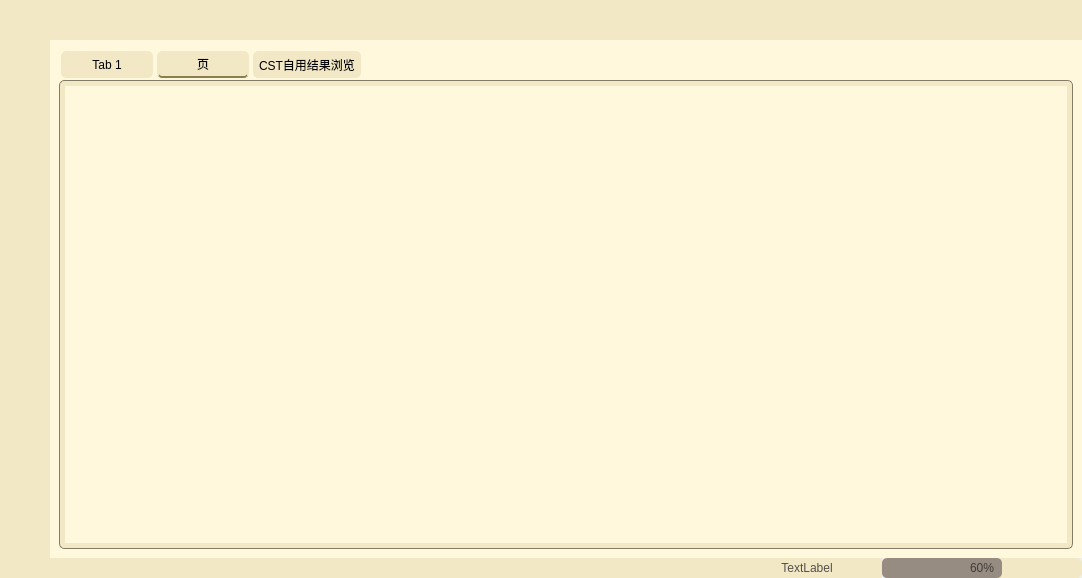
<?xml version="1.0" encoding="UTF-8"?>
<ui version="4.0">
 <class>Form</class>
 <widget class="QWidget" name="Form">
  <property name="enabled">
   <bool>true</bool>
  </property>
  <property name="geometry">
   <rect>
    <x>0</x>
    <y>0</y>
    <width>1082</width>
    <height>578</height>
   </rect>
  </property>
  <property name="sizePolicy">
   <sizepolicy hsizetype="Preferred" vsizetype="Preferred">
    <horstretch>0</horstretch>
    <verstretch>0</verstretch>
   </sizepolicy>
  </property>
  <property name="minimumSize">
   <size>
    <width>0</width>
    <height>20</height>
   </size>
  </property>
  <property name="windowTitle">
   <string>CocoaBall</string>
  </property>
  <property name="windowIcon">
   <iconset>
    <normaloff>:/Main/yarn-ball.png</normaloff>:/Main/yarn-ball.png</iconset>
  </property>
  <property name="styleSheet">
   <string notr="true"/>
  </property>
  <layout class="QVBoxLayout" name="verticalLayout_4">
   <property name="spacing">
    <number>0</number>
   </property>
   <property name="leftMargin">
    <number>0</number>
   </property>
   <property name="topMargin">
    <number>0</number>
   </property>
   <property name="rightMargin">
    <number>0</number>
   </property>
   <property name="bottomMargin">
    <number>0</number>
   </property>
   <item>
    <layout class="QVBoxLayout" name="verticalLayout_3">
     <property name="spacing">
      <number>0</number>
     </property>
     <property name="sizeConstraint">
      <enum>QLayout::SizeConstraint::SetNoConstraint</enum>
     </property>
     <item>
      <layout class="QHBoxLayout" name="horizontalLayout">
       <property name="spacing">
        <number>0</number>
       </property>
       <item>
        <widget class="QPushButton" name="pbSwitchTheme">
         <property name="minimumSize">
          <size>
           <width>50</width>
           <height>40</height>
          </size>
         </property>
         <property name="maximumSize">
          <size>
           <width>50</width>
           <height>40</height>
          </size>
         </property>
         <property name="styleSheet">
          <string notr="true">QPushButton {
    background-color: #F2E8C6;
    color: white;
    padding: 0px 0px;
    border-radius: 0px;
}

QPushButton:hover {
   icon:url(:/Main/yarn-ball (1).png);
}
</string>
         </property>
         <property name="text">
          <string/>
         </property>
         <property name="icon">
          <iconset>
           <normaloff>:/Main/yarn-ball.png</normaloff>:/Main/yarn-ball.png</iconset>
         </property>
         <property name="iconSize">
          <size>
           <width>30</width>
           <height>30</height>
          </size>
         </property>
        </widget>
       </item>
       <item>
        <widget class="QFrame" name="frame">
         <property name="minimumSize">
          <size>
           <width>200</width>
           <height>40</height>
          </size>
         </property>
         <property name="maximumSize">
          <size>
           <width>16777215</width>
           <height>40</height>
          </size>
         </property>
         <property name="styleSheet">
          <string notr="true">background-color: #F2E8C6;color: white;padding: 0px 0px;border-radius: 0px;
</string>
         </property>
         <property name="frameShape">
          <enum>QFrame::Shape::StyledPanel</enum>
         </property>
         <property name="frameShadow">
          <enum>QFrame::Shadow::Raised</enum>
         </property>
        </widget>
       </item>
       <item>
        <widget class="QPushButton" name="pbMinimize">
         <property name="minimumSize">
          <size>
           <width>50</width>
           <height>40</height>
          </size>
         </property>
         <property name="maximumSize">
          <size>
           <width>50</width>
           <height>40</height>
          </size>
         </property>
         <property name="cursor">
          <cursorShape>PointingHandCursor</cursorShape>
         </property>
         <property name="styleSheet">
          <string notr="true">QPushButton {
    background-color: #F2E8C6;
    color: white;
    padding: 0px 0px;
    border-radius: 0px;
}

QPushButton:hover {
    background-color: #DAD4B5;
}
</string>
         </property>
         <property name="text">
          <string/>
         </property>
         <property name="icon">
          <iconset>
           <normaloff>:/Main/minus-small.png</normaloff>:/Main/minus-small.png</iconset>
         </property>
         <property name="iconSize">
          <size>
           <width>20</width>
           <height>20</height>
          </size>
         </property>
        </widget>
       </item>
       <item>
        <widget class="QPushButton" name="pbWindow">
         <property name="minimumSize">
          <size>
           <width>50</width>
           <height>40</height>
          </size>
         </property>
         <property name="maximumSize">
          <size>
           <width>50</width>
           <height>40</height>
          </size>
         </property>
         <property name="cursor">
          <cursorShape>PointingHandCursor</cursorShape>
         </property>
         <property name="styleSheet">
          <string notr="true">QPushButton {
    background-color: #F2E8C6;
    color: white;
    padding: 0px 0px;
    border-radius: 0px;
}

QPushButton:hover {
    background-color: #DAD4B5;
}
</string>
         </property>
         <property name="text">
          <string/>
         </property>
         <property name="icon">
          <iconset>
           <normaloff>:/Main/window-restore.png</normaloff>:/Main/window-restore.png</iconset>
         </property>
        </widget>
       </item>
       <item>
        <widget class="QPushButton" name="pbClose">
         <property name="minimumSize">
          <size>
           <width>50</width>
           <height>40</height>
          </size>
         </property>
         <property name="maximumSize">
          <size>
           <width>50</width>
           <height>40</height>
          </size>
         </property>
         <property name="cursor">
          <cursorShape>PointingHandCursor</cursorShape>
         </property>
         <property name="styleSheet">
          <string notr="true">QPushButton {
    background-color: #F2E8C6;
    color: white;
    padding: 0px 0px;
    border-radius: 0px;
}

QPushButton:hover {
    background-color: #982B1C;
}
</string>
         </property>
         <property name="text">
          <string/>
         </property>
         <property name="icon">
          <iconset>
           <normaloff>:/Main/cross-small.png</normaloff>:/Main/cross-small.png</iconset>
         </property>
         <property name="iconSize">
          <size>
           <width>20</width>
           <height>20</height>
          </size>
         </property>
        </widget>
       </item>
      </layout>
     </item>
     <item>
      <layout class="QGridLayout" name="gridLayout">
       <property name="spacing">
        <number>0</number>
       </property>
       <item row="0" column="0">
        <widget class="QWidget" name="widget" native="true">
         <property name="minimumSize">
          <size>
           <width>50</width>
           <height>200</height>
          </size>
         </property>
         <property name="maximumSize">
          <size>
           <width>50</width>
           <height>16777215</height>
          </size>
         </property>
         <property name="styleSheet">
          <string notr="true">background-color: #F2E8C6;color: white;padding: 0px 0px;border-radius: 0px;
</string>
         </property>
         <layout class="QHBoxLayout" name="horizontalLayout_3">
          <item>
           <layout class="QVBoxLayout" name="verticalLayout" stretch="0,0,0,0,0,0,0">
            <property name="spacing">
             <number>0</number>
            </property>
            <property name="sizeConstraint">
             <enum>QLayout::SizeConstraint::SetMinAndMaxSize</enum>
            </property>
            <item>
             <widget class="QPushButton" name="pbMain">
              <property name="minimumSize">
               <size>
                <width>30</width>
                <height>30</height>
               </size>
              </property>
              <property name="maximumSize">
               <size>
                <width>30</width>
                <height>30</height>
               </size>
              </property>
              <property name="font">
               <font>
                <pointsize>15</pointsize>
               </font>
              </property>
              <property name="cursor">
               <cursorShape>PointingHandCursor</cursorShape>
              </property>
              <property name="styleSheet">
               <string notr="true">QPushButton {
    background-color: #F2E8C6;
    color: #F7C566;
    padding: 0px 0px;
    border-radius: 5px;
}

QPushButton:hover {
	 icon: url(:/Main/data-transfer (1).png);
	background-color:#DAD4B5;
}
QPushButton:checked {
    background-color: #DAD4B5;
}</string>
              </property>
              <property name="text">
               <string/>
              </property>
              <property name="icon">
               <iconset>
                <normaloff>:/Main/data-transfer.png</normaloff>:/Main/data-transfer.png</iconset>
              </property>
              <property name="iconSize">
               <size>
                <width>20</width>
                <height>20</height>
               </size>
              </property>
              <property name="checkable">
               <bool>true</bool>
              </property>
             </widget>
            </item>
            <item>
             <widget class="QPushButton" name="pbCalculator">
              <property name="minimumSize">
               <size>
                <width>30</width>
                <height>30</height>
               </size>
              </property>
              <property name="maximumSize">
               <size>
                <width>30</width>
                <height>30</height>
               </size>
              </property>
              <property name="font">
               <font>
                <pointsize>15</pointsize>
               </font>
              </property>
              <property name="cursor">
               <cursorShape>PointingHandCursor</cursorShape>
              </property>
              <property name="styleSheet">
               <string notr="true">QPushButton {
    background-color: #F2E8C6;
    color: #F7C566;
    padding: 0px 0px;
    border-radius: 5px;
}

QPushButton:hover {
    icon:url(:/Main/calculator (1).png);
	background-color:#DAD4B5;
}
</string>
              </property>
              <property name="text">
               <string/>
              </property>
              <property name="icon">
               <iconset>
                <normaloff>:/Main/calculator.png</normaloff>:/Main/calculator.png</iconset>
              </property>
              <property name="iconSize">
               <size>
                <width>20</width>
                <height>20</height>
               </size>
              </property>
              <property name="checkable">
               <bool>true</bool>
              </property>
             </widget>
            </item>
            <item>
             <widget class="QPushButton" name="pbTranslate">
              <property name="minimumSize">
               <size>
                <width>30</width>
                <height>30</height>
               </size>
              </property>
              <property name="maximumSize">
               <size>
                <width>30</width>
                <height>30</height>
               </size>
              </property>
              <property name="font">
               <font>
                <pointsize>15</pointsize>
               </font>
              </property>
              <property name="cursor">
               <cursorShape>PointingHandCursor</cursorShape>
              </property>
              <property name="styleSheet">
               <string notr="true">QPushButton {
    background-color: #F2E8C6;
    color: #F7C566;
    padding: 0px 0px;
    border-radius: 5px;
}

QPushButton:hover {
    icon:url(:/Main/translate (1).png);
	background-color:#DAD4B5;
}
</string>
              </property>
              <property name="text">
               <string/>
              </property>
              <property name="icon">
               <iconset>
                <normaloff>:/Main/translate.png</normaloff>:/Main/translate.png</iconset>
              </property>
              <property name="iconSize">
               <size>
                <width>20</width>
                <height>20</height>
               </size>
              </property>
              <property name="checkable">
               <bool>true</bool>
              </property>
             </widget>
            </item>
            <item>
             <widget class="QPushButton" name="pbAiChat">
              <property name="minimumSize">
               <size>
                <width>30</width>
                <height>30</height>
               </size>
              </property>
              <property name="maximumSize">
               <size>
                <width>30</width>
                <height>30</height>
               </size>
              </property>
              <property name="font">
               <font>
                <pointsize>15</pointsize>
               </font>
              </property>
              <property name="cursor">
               <cursorShape>PointingHandCursor</cursorShape>
              </property>
              <property name="styleSheet">
               <string notr="true">QPushButton {
    background-color: #F2E8C6;
    color: #F7C566;
    padding: 0px 0px;
    border-radius: 5px;
}

QPushButton:hover {
    icon:url(:/Main/mobile-message (1).png);
	background-color:#DAD4B5;
}
</string>
              </property>
              <property name="text">
               <string/>
              </property>
              <property name="icon">
               <iconset>
                <normaloff>:/Main/mobile-message.png</normaloff>:/Main/mobile-message.png</iconset>
              </property>
              <property name="iconSize">
               <size>
                <width>20</width>
                <height>20</height>
               </size>
              </property>
              <property name="checkable">
               <bool>true</bool>
              </property>
             </widget>
            </item>
            <item>
             <spacer name="verticalSpacer">
              <property name="orientation">
               <enum>Qt::Orientation::Vertical</enum>
              </property>
              <property name="sizeHint" stdset="0">
               <size>
                <width>20</width>
                <height>40</height>
               </size>
              </property>
             </spacer>
            </item>
            <item>
             <widget class="QPushButton" name="pbInfo">
              <property name="minimumSize">
               <size>
                <width>30</width>
                <height>30</height>
               </size>
              </property>
              <property name="maximumSize">
               <size>
                <width>30</width>
                <height>30</height>
               </size>
              </property>
              <property name="font">
               <font>
                <pointsize>15</pointsize>
               </font>
              </property>
              <property name="cursor">
               <cursorShape>PointingHandCursor</cursorShape>
              </property>
              <property name="styleSheet">
               <string notr="true">QPushButton {
    background-color: #F2E8C6;
    color: #F7C566;
    padding: 0px 0px;
    border-radius: 5px;
}

QPushButton:hover {
	 icon: url(:/Main/info-.png);
	background-color:#DAD4B5;
}
</string>
              </property>
              <property name="text">
               <string/>
              </property>
              <property name="icon">
               <iconset>
                <normaloff>:/Main/info.png</normaloff>:/Main/info.png</iconset>
              </property>
              <property name="iconSize">
               <size>
                <width>19</width>
                <height>19</height>
               </size>
              </property>
              <property name="checkable">
               <bool>true</bool>
              </property>
             </widget>
            </item>
            <item>
             <widget class="QPushButton" name="pbSetting">
              <property name="minimumSize">
               <size>
                <width>30</width>
                <height>30</height>
               </size>
              </property>
              <property name="maximumSize">
               <size>
                <width>30</width>
                <height>30</height>
               </size>
              </property>
              <property name="font">
               <font>
                <pointsize>15</pointsize>
               </font>
              </property>
              <property name="cursor">
               <cursorShape>PointingHandCursor</cursorShape>
              </property>
              <property name="tabletTracking">
               <bool>false</bool>
              </property>
              <property name="styleSheet">
               <string notr="true">QPushButton {
    background-color: #F2E8C6;
    color: #F7C566;
    padding: 0px 0px;
    border-radius: 5px;
}

QPushButton:hover {
	 icon: url(:/Main/customization-cogwheel-.png);
	background-color:#DAD4B5;
}
</string>
              </property>
              <property name="text">
               <string/>
              </property>
              <property name="icon">
               <iconset>
                <normaloff>:/Main/customization-cogwheel.png</normaloff>:/Main/customization-cogwheel.png</iconset>
              </property>
              <property name="iconSize">
               <size>
                <width>20</width>
                <height>20</height>
               </size>
              </property>
              <property name="checkable">
               <bool>true</bool>
              </property>
              <property name="autoDefault">
               <bool>false</bool>
              </property>
              <property name="flat">
               <bool>false</bool>
              </property>
             </widget>
            </item>
           </layout>
          </item>
         </layout>
        </widget>
       </item>
       <item row="0" column="1">
        <widget class="QStackedWidget" name="stackedWidget">
         <property name="contextMenuPolicy">
          <enum>Qt::ContextMenuPolicy::DefaultContextMenu</enum>
         </property>
         <property name="acceptDrops">
          <bool>false</bool>
         </property>
         <property name="layoutDirection">
          <enum>Qt::LayoutDirection::LeftToRight</enum>
         </property>
         <property name="autoFillBackground">
          <bool>false</bool>
         </property>
         <property name="styleSheet">
          <string notr="true">QStackedWidget {
    background-color: #FFF8DC; 
	color:#FF9843;
}
</string>
         </property>
         <property name="currentIndex">
          <number>2</number>
         </property>
         <widget class="QWidget" name="mainPage"/>
         <widget class="QWidget" name="calculatorPage"/>
         <widget class="QWidget" name="translatepage">
          <layout class="QVBoxLayout" name="verticalLayout_2">
           <item>
            <widget class="QTabWidget" name="tabWidget">
             <property name="cursor">
              <cursorShape>ArrowCursor</cursorShape>
             </property>
             <property name="styleSheet">
              <string notr="true">QTabWidget {
    border: 1px solid #CCCCCC;
	color: #FF9843;
    background-color: #FFF8DC;
}

QTabBar::tab {
    background-color: #F2E8C6;
    border: 1px solid #F2E8C6;
    padding: 5px;
    margin: 2px;
    min-width: 80px;
	border-radius:5px;
}

QTabBar::tab:selected {
    background-color: #F2E8C6;
    border-bottom: 2px solid #8B7E4E;
}

QTabBar::tab:hover {
    background-color: #837D67;
}

QTabWidget::pane {
    border: 1px solid #837D67;
    padding: 5px;
    background-color: #F2E8C6;
	border-radius:5px;
}

QTabWidget::tab-bar {
    alignment: left;
}
</string>
             </property>
             <property name="currentIndex">
              <number>1</number>
             </property>
             <widget class="QWidget" name="tab">
              <attribute name="title">
               <string>Tab 1</string>
              </attribute>
              <widget class="QPushButton" name="pbInportCstStruct_2">
               <property name="geometry">
                <rect>
                 <x>90</x>
                 <y>510</y>
                 <width>60</width>
                 <height>30</height>
                </rect>
               </property>
               <property name="minimumSize">
                <size>
                 <width>60</width>
                 <height>30</height>
                </size>
               </property>
               <property name="maximumSize">
                <size>
                 <width>60</width>
                 <height>30</height>
                </size>
               </property>
               <property name="font">
                <font>
                 <family>微软雅黑</family>
                 <pointsize>10</pointsize>
                 <bold>true</bold>
                </font>
               </property>
               <property name="cursor">
                <cursorShape>PointingHandCursor</cursorShape>
               </property>
               <property name="styleSheet">
                <string notr="true">QPushButton{background-color:#F2E8C6;border-radius:5px;color:#56504a;}
QPushButton::hover{background-color:#c2ba9e;}</string>
               </property>
               <property name="text">
                <string>导入结构</string>
               </property>
              </widget>
             </widget>
             <widget class="QWidget" name="tab_3">
              <attribute name="title">
               <string>页</string>
              </attribute>
             </widget>
             <widget class="QWidget" name="tab_2">
              <attribute name="title">
               <string>CST自用结果浏览</string>
              </attribute>
              <widget class="QWidget" name="layoutWidget">
               <property name="geometry">
                <rect>
                 <x>100</x>
                 <y>310</y>
                 <width>664</width>
                 <height>52</height>
                </rect>
               </property>
               <layout class="QVBoxLayout" name="verticalLayout_5">
                <item>
                 <widget class="QFrame" name="frame_2">
                  <property name="frameShape">
                   <enum>QFrame::Shape::StyledPanel</enum>
                  </property>
                  <property name="frameShadow">
                   <enum>QFrame::Shadow::Raised</enum>
                  </property>
                 </widget>
                </item>
                <item>
                 <layout class="QHBoxLayout" name="horizontalLayout_CstMy1">
                  <item>
                   <widget class="QPushButton" name="pbInportCstStruct">
                    <property name="minimumSize">
                     <size>
                      <width>60</width>
                      <height>30</height>
                     </size>
                    </property>
                    <property name="maximumSize">
                     <size>
                      <width>60</width>
                      <height>30</height>
                     </size>
                    </property>
                    <property name="font">
                     <font>
                      <family>微软雅黑</family>
                      <pointsize>10</pointsize>
                      <bold>true</bold>
                     </font>
                    </property>
                    <property name="cursor">
                     <cursorShape>PointingHandCursor</cursorShape>
                    </property>
                    <property name="styleSheet">
                     <string notr="true">QPushButton{background-color:#F2E8C6;border-radius:5px;color:#56504a;}
QPushButton::hover{background-color:#c2ba9e;}</string>
                    </property>
                    <property name="text">
                     <string>导入结构</string>
                    </property>
                   </widget>
                  </item>
                  <item>
                   <widget class="QPushButton" name="pbInportCstResult">
                    <property name="minimumSize">
                     <size>
                      <width>100</width>
                      <height>30</height>
                     </size>
                    </property>
                    <property name="maximumSize">
                     <size>
                      <width>100</width>
                      <height>30</height>
                     </size>
                    </property>
                    <property name="font">
                     <font>
                      <family>微软雅黑</family>
                      <pointsize>10</pointsize>
                      <bold>true</bold>
                     </font>
                    </property>
                    <property name="cursor">
                     <cursorShape>PointingHandCursor</cursorShape>
                    </property>
                    <property name="styleSheet">
                     <string notr="true">QPushButton{background-color:#F2E8C6;border-radius:5px;color:#56504a;}
QPushButton::hover{background-color:#c2ba9e;}</string>
                    </property>
                    <property name="text">
                     <string>设置结果文件夹</string>
                    </property>
                   </widget>
                  </item>
                  <item>
                   <layout class="QHBoxLayout" name="horizontalLayout_2">
                    <property name="spacing">
                     <number>0</number>
                    </property>
                    <item>
                     <widget class="QLabel" name="label">
                      <property name="minimumSize">
                       <size>
                        <width>70</width>
                        <height>30</height>
                       </size>
                      </property>
                      <property name="maximumSize">
                       <size>
                        <width>70</width>
                        <height>30</height>
                       </size>
                      </property>
                      <property name="font">
                       <font>
                        <family>微软雅黑</family>
                        <pointsize>10</pointsize>
                        <bold>true</bold>
                       </font>
                      </property>
                      <property name="text">
                       <string>当前绘制：</string>
                      </property>
                     </widget>
                    </item>
                    <item>
                     <widget class="QSpinBox" name="spinBoxStructNum">
                      <property name="enabled">
                       <bool>true</bool>
                      </property>
                      <property name="minimumSize">
                       <size>
                        <width>100</width>
                        <height>30</height>
                       </size>
                      </property>
                      <property name="maximumSize">
                       <size>
                        <width>100</width>
                        <height>30</height>
                       </size>
                      </property>
                      <property name="alignment">
                       <set>Qt::AlignmentFlag::AlignLeading|Qt::AlignmentFlag::AlignLeft|Qt::AlignmentFlag::AlignVCenter</set>
                      </property>
                      <property name="readOnly">
                       <bool>false</bool>
                      </property>
                      <property name="singleStep">
                       <number>3</number>
                      </property>
                      <property name="stepType">
                       <enum>QAbstractSpinBox::StepType::DefaultStepType</enum>
                      </property>
                      <property name="value">
                       <number>1</number>
                      </property>
                      <property name="displayIntegerBase">
                       <number>10</number>
                      </property>
                     </widget>
                    </item>
                   </layout>
                  </item>
                  <item>
                   <layout class="QHBoxLayout" name="horizontalLayout_4">
                    <property name="spacing">
                     <number>0</number>
                    </property>
                    <item>
                     <widget class="QLabel" name="label_2">
                      <property name="minimumSize">
                       <size>
                        <width>70</width>
                        <height>30</height>
                       </size>
                      </property>
                      <property name="maximumSize">
                       <size>
                        <width>70</width>
                        <height>30</height>
                       </size>
                      </property>
                      <property name="font">
                       <font>
                        <family>微软雅黑</family>
                        <pointsize>10</pointsize>
                        <bold>true</bold>
                       </font>
                      </property>
                      <property name="text">
                       <string>当前绘制：</string>
                      </property>
                     </widget>
                    </item>
                    <item>
                     <widget class="QComboBox" name="comboBox">
                      <property name="minimumSize">
                       <size>
                        <width>100</width>
                        <height>30</height>
                       </size>
                      </property>
                      <property name="maximumSize">
                       <size>
                        <width>100</width>
                        <height>30</height>
                       </size>
                      </property>
                      <item>
                       <property name="text">
                        <string>透射率</string>
                       </property>
                      </item>
                      <item>
                       <property name="text">
                        <string>吸收率</string>
                       </property>
                      </item>
                     </widget>
                    </item>
                   </layout>
                  </item>
                  <item>
                   <widget class="QPushButton" name="pbSavePlotCstStruct">
                    <property name="minimumSize">
                     <size>
                      <width>60</width>
                      <height>30</height>
                     </size>
                    </property>
                    <property name="maximumSize">
                     <size>
                      <width>60</width>
                      <height>30</height>
                     </size>
                    </property>
                    <property name="font">
                     <font>
                      <family>微软雅黑</family>
                      <pointsize>10</pointsize>
                      <bold>true</bold>
                     </font>
                    </property>
                    <property name="cursor">
                     <cursorShape>PointingHandCursor</cursorShape>
                    </property>
                    <property name="styleSheet">
                     <string notr="true">QPushButton{background-color:#F2E8C6;border-radius:5px;color:#56504a;}
QPushButton::hover{background-color:#c2ba9e;}</string>
                    </property>
                    <property name="text">
                     <string>转换为LMDB数据集</string>
                    </property>
                   </widget>
                  </item>
                  <item>
                   <widget class="QPushButton" name="pbPlotCstStruct">
                    <property name="minimumSize">
                     <size>
                      <width>60</width>
                      <height>30</height>
                     </size>
                    </property>
                    <property name="maximumSize">
                     <size>
                      <width>60</width>
                      <height>30</height>
                     </size>
                    </property>
                    <property name="font">
                     <font>
                      <family>微软雅黑</family>
                      <pointsize>10</pointsize>
                      <bold>true</bold>
                     </font>
                    </property>
                    <property name="cursor">
                     <cursorShape>PointingHandCursor</cursorShape>
                    </property>
                    <property name="styleSheet">
                     <string notr="true">QPushButton{background-color:#F2E8C6;border-radius:5px;color:#56504a;}
QPushButton::hover{background-color:#c2ba9e;}</string>
                    </property>
                    <property name="text">
                     <string>绘制结构</string>
                    </property>
                   </widget>
                  </item>
                  <item>
                   <spacer name="horizontalSpacer">
                    <property name="orientation">
                     <enum>Qt::Orientation::Horizontal</enum>
                    </property>
                    <property name="sizeHint" stdset="0">
                     <size>
                      <width>40</width>
                      <height>20</height>
                     </size>
                    </property>
                   </spacer>
                  </item>
                 </layout>
                </item>
               </layout>
              </widget>
             </widget>
            </widget>
           </item>
          </layout>
         </widget>
         <widget class="QWidget" name="aiChatPage"/>
        </widget>
       </item>
      </layout>
     </item>
     <item>
      <layout class="QHBoxLayout" name="horizontalLayout_6">
       <property name="spacing">
        <number>0</number>
       </property>
       <item>
        <widget class="QFrame" name="frameBottomBar">
         <property name="minimumSize">
          <size>
           <width>40</width>
           <height>20</height>
          </size>
         </property>
         <property name="styleSheet">
          <string notr="true">background-color: #F2E8C6;color: white;padding: 0px 0px;border-radius: 0px;
</string>
         </property>
         <property name="frameShape">
          <enum>QFrame::Shape::StyledPanel</enum>
         </property>
         <property name="frameShadow">
          <enum>QFrame::Shadow::Raised</enum>
         </property>
        </widget>
       </item>
       <item>
        <widget class="QLabel" name="label_3">
         <property name="minimumSize">
          <size>
           <width>40</width>
           <height>20</height>
          </size>
         </property>
         <property name="maximumSize">
          <size>
           <width>150</width>
           <height>20</height>
          </size>
         </property>
         <property name="styleSheet">
          <string notr="true">background-color: #F2E8C6;color: #56504a;padding: 0px 0px;border-radius: 0px;
</string>
         </property>
         <property name="text">
          <string>TextLabel</string>
         </property>
         <property name="alignment">
          <set>Qt::AlignmentFlag::AlignCenter</set>
         </property>
        </widget>
       </item>
       <item>
        <widget class="QProgressBar" name="progressBar">
         <property name="minimumSize">
          <size>
           <width>200</width>
           <height>20</height>
          </size>
         </property>
         <property name="maximumSize">
          <size>
           <width>200</width>
           <height>20</height>
          </size>
         </property>
         <property name="styleSheet">
          <string notr="true">
QProgressBar {
    border-radius: 5px;     /* 圆角半径 */
    text-align: center;     /* 文本居中 */
    background-color: #F2E8C6; /* 进度条背景颜色 */
	color: #413c37;
}
QProgressBar::chunk {
    background-color: #978c81; /* 进度条颜色 */
    border-radius: 5px;       /* 进度部分也要圆角 */
}</string>
         </property>
         <property name="value">
          <number>60</number>
         </property>
        </widget>
       </item>
      </layout>
     </item>
    </layout>
   </item>
  </layout>
 </widget>
 <resources>
  <include location="../Qiuqiu/Icon.qrc"/>
 </resources>
 <connections>
  <connection>
   <sender>pbClose</sender>
   <signal>clicked()</signal>
   <receiver>Form</receiver>
   <slot>close()</slot>
   <hints>
    <hint type="sourcelabel">
     <x>1079</x>
     <y>41</y>
    </hint>
    <hint type="destinationlabel">
     <x>554</x>
     <y>370</y>
    </hint>
   </hints>
  </connection>
  <connection>
   <sender>pbMinimize</sender>
   <signal>clicked()</signal>
   <receiver>Form</receiver>
   <slot>hide()</slot>
   <hints>
    <hint type="sourcelabel">
     <x>979</x>
     <y>41</y>
    </hint>
    <hint type="destinationlabel">
     <x>554</x>
     <y>370</y>
    </hint>
   </hints>
  </connection>
  <connection>
   <sender>pbWindow</sender>
   <signal>clicked()</signal>
   <receiver>Form</receiver>
   <slot>showMaximized()</slot>
   <hints>
    <hint type="sourcelabel">
     <x>1029</x>
     <y>41</y>
    </hint>
    <hint type="destinationlabel">
     <x>554</x>
     <y>256</y>
    </hint>
   </hints>
  </connection>
 </connections>
</ui>
